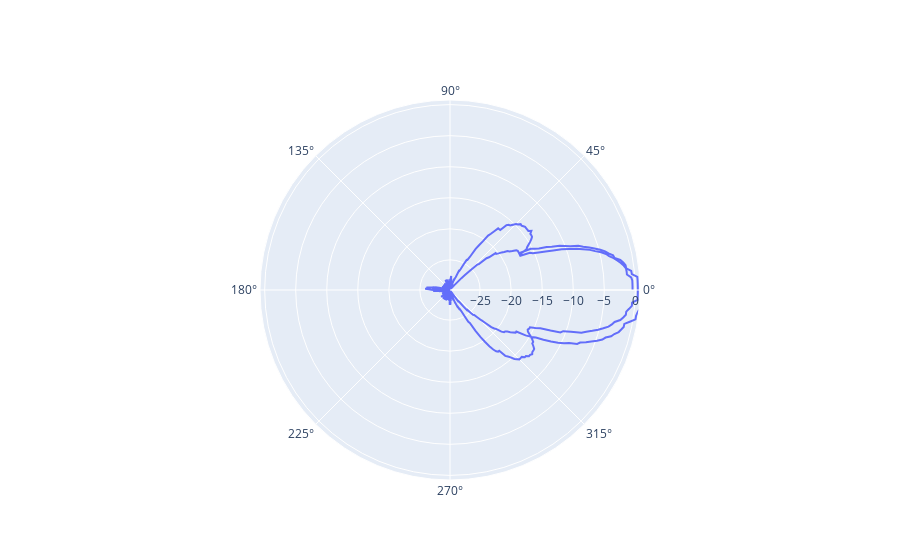

Notebook source saved alongside this figure:
### Code cell
import plotly.graph_objs as go
import numpy as np

with open(r'C:\Users\hp\Desktop\Project\Project-S4\files\CRMG2SG12019.atn',"r") as file:
        # Read all lines
    
    degree = []
    for line in file:
        try :
            if (float(line)):
                
                degree.append(float(line))
        except ValueError:
            pass
        
    # Create the angle valeur[the index in the list]
        theta = np.array(range(len(degree)))
        
fig = go.Figure(
        data=go.Scatterpolar(
            r=degree,  # Radial values (the degree values from the file)
            theta=theta,  # Angular values (indices of the degree list)
            mode='lines',  # how we want to plot it
            name='Sensor Data' ) 
    )
    
fig.show()

### Figure 1 — Plotly figure (JSON) as saved in the notebook; plotly's stock layout.template omitted (floating-point values rounded to 4 significant figures; data arrays with more than 128 entries replaced by an {"elided": "..."} marker saying what was removed)
{"data": [{"mode": "lines", "name": "Sensor Data", "r": {"elided": "715 float values"}, "theta": {"elided": "715 int values"}, "type": "scatterpolar"}], "layout": {}}
